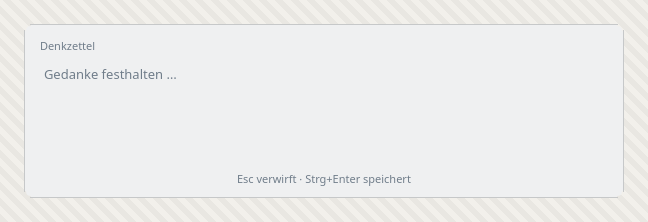
#> input picture docs/scrum/reviews/sprint-06-ux-review/bilder/01-rand-schmal-hell-leer.png, 648 x 222 px, found by its file name; its folder holds 6 pictures in this run
$ python ecken.py
#> lines starting #> are read from the running program, lines starting #| are printed output that depends on the picture
#!/usr/bin/env python3
"""Eckprofil und Lupe (Wireframe 4a zeichnet die linke obere Ecke 4-fach)."""
import sys
from PIL import Image, ImageDraw
import numpy as np

FRAME = 24
HATCH = [(0xf2, 0xf0, 0xeb), (0xe9, 0xe7, 0xe2)]
BASE = "/home/hnsstrk/Projekte/denkzettel/docs/scrum/reviews/sprint-06-ux-review/bilder/"


def hatchmask(win):
    m = np.zeros(win.shape[:2], dtype=bool)
    for h in HATCH:
        m |= (np.abs(win - np.array(h)).max(axis=2) <= 1)
    return m


def profile(path, rows=14):
#> called with path = '01-rand-schmal-hell-leer.png', rows = 14
    im = Image.open(BASE + path).convert("RGB")
    a = np.asarray(im).astype(int)
    ph, pw = a.shape[:2]
#> ph = 222; pw = 648
    W, H = pw - 2 * FRAME, ph - 2 * FRAME
#> W = 600; H = 174
    win = a[FRAME:FRAME + H, FRAME:FRAME + W]
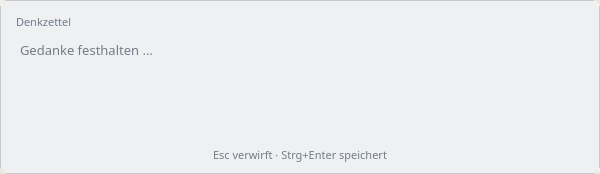
#> win: shape (174, 600, 3) int64; mean R, G, B 237.4, 238.5, 239.6
    m = hatchmask(win)
#> the loop in hatchmask, `for h in HATCH:` made 2 passes
#> pass 1, in hatchmask, `m |= (np.abs(win - np.array(h)).max(axis=2) <= 1)`:
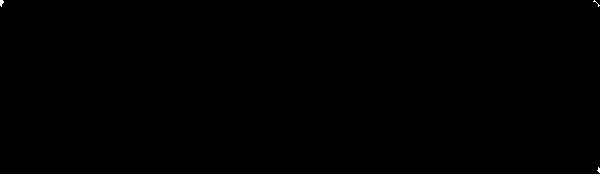
#> m: shape (174, 600) bool; 0.04% white; 3 white regions (3 under 20 px)
    out = []
    for y in range(rows):
        row = m[y]
        out.append(int(np.argmin(row)) if not row.all() else -1)
#> after the loop, out = [6, 7, 4, 3, 2, 2, 0, 0, 0, 0, 0, 0, 0, 0]
    return out, W, H


for name in ["01-rand-schmal-hell-leer.png", "07-rand-breit-hell-leer.png"]:
    p, W, H = profile(name)
#> p = [6, 7, 4, 3, 2, 2, 0, 0, 0, 0, 0, 0, 0, 0]; W = 600; H = 174
    print(f"{name}: Fenster {W}x{H}")
#| 01-rand-schmal-hell-leer.png: Fenster 600x174
    print(f"  Einzug je Zeile ab Oberkante (0..13): {p}")
#|   Einzug je Zeile ab Oberkante (0..13): [6, 7, 4, 3, 2, 2, 0, 0, 0, 0, 0, 0, 0, 0]
#> pass 2 of the loop `for name in ["01-rand-schmal-hell-leer.png", "07-rand-breit-hell-leer...`:
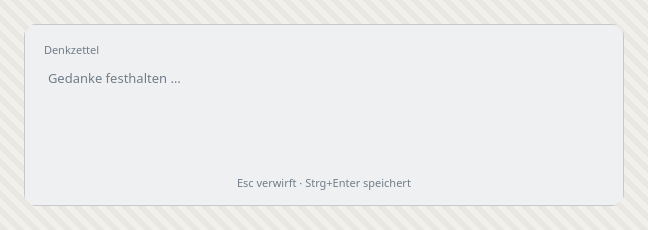
#> input picture docs/scrum/reviews/sprint-06-ux-review/bilder/07-rand-breit-hell-leer.png, 648 x 230 px, found by its file name
#> im: PIL image 648x230 RGB
#> a: shape (230, 648, 3) int64
#> win: shape (182, 600, 3) int64
#> the loop in hatchmask (call 2), `for h in HATCH:` made 2 passes
#> pass 1, in hatchmask (call 2), `m |= (np.abs(win - np.array(h)).max(axis=2) <= 1)`:
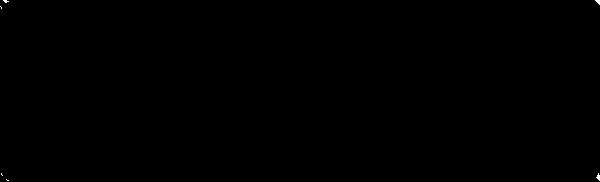
#> m: shape (182, 600) bool; 0.05% white; 6 white regions (6 under 20 px)
#> after the loop in profile (call 2), `for y in range(rows):`: out = [7, 9, 7, 5, 4, 3, 2, 0, 0, 0, 0, 0, 0, 0]
#> `p, W, H = profile(name)`: H = 182
#| 07-rand-breit-hell-leer.png: Fenster 600x182
#|   Einzug je Zeile ab Oberkante (0..13): [7, 9, 7, 5, 4, 3, 2, 0, 0, 0, 0, 0, 0, 0]

# Lupe: linke obere Ecke, 8-fach, beide Themes nebeneinander
SIZE = 20
ZOOM = 8
tiles = []
for name, label in [("01-rand-schmal-hell-leer.png", "schmal (breeze-dark, Rand 4)"),
                    ("07-rand-breit-hell-leer.png", "breit (CachyOS-Nord-round, Rand 8)")]:
    im = Image.open(BASE + name).convert("RGB")
    crop = im.crop((FRAME - 4, FRAME - 4, FRAME - 4 + SIZE, FRAME - 4 + SIZE))
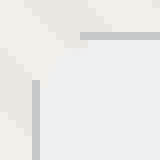
#> crop: PIL image 20x20 RGB (shown 8 times larger); mean R, G, B 236.6, 236.4, 234.8
    tiles.append((crop.resize((SIZE * ZOOM, SIZE * ZOOM), Image.NEAREST), label))
#> pass 2 of the loop `for name, label in [("01-rand-schmal-hell-leer.png", "schmal (breeze-d..`:
#> `crop = im.crop((FRAME - 4, FRAME - 4, FRAME - 4 + SIZE, FRAME - 4 + SI..`:
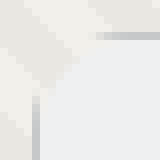
#> crop: PIL image 20x20 RGB (shown 8 times larger); mean R, G, B 236.6, 236.2, 234.3

gap, pad, texth = 24, 16, 20
w = pad * 2 + tiles[0][0].width * 2 + gap
#> w = 376
h = pad * 2 + tiles[0][0].height + texth
#> h = 212
sheet = Image.new("RGB", (w, h), (255, 255, 255))
#> sheet: PIL image 376x212 RGB; every value is 255
d = ImageDraw.Draw(sheet)
x = pad
for tile, label in tiles:
    sheet.paste(tile, (x, pad))
    d.rectangle([x - 1, pad - 1, x + tile.width, pad + tile.height], outline=(120, 120, 120))
    d.text((x, pad + tile.height + 5), label, fill=(60, 60, 60))
    x += tile.width + gap
#> this loop made 2 passes
#> (label, x) on passes 1 to 2: ('schmal (breeze-dark, Rand 4)', 200), ('breit (CachyOS-Nord-round, Rand 8)', 384)
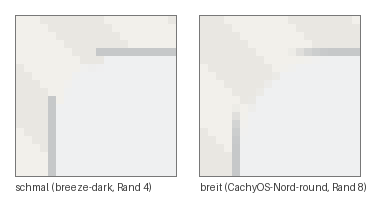
#> sheet: PIL image 376x212 RGB; mean R, G, B 239.3, 239.1, 238
#> after the loop, x = 384
sheet.save(BASE + "18-eckenlupe-8-fach.png")
print("geschrieben: 18-eckenlupe-8-fach.png", sheet.size)
#| geschrieben: 18-eckenlupe-8-fach.png (376, 212)
